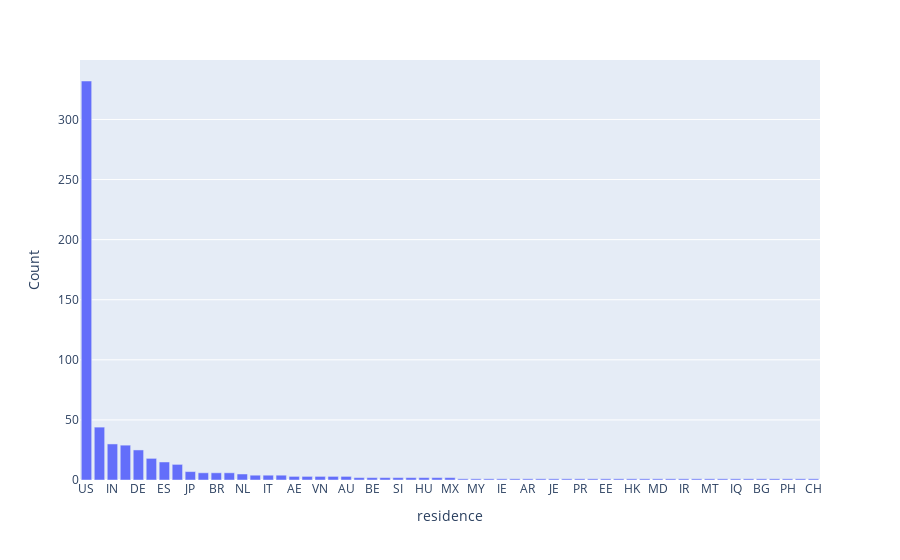

Source (notebook cell):
### Code cell
residence=salary.employee_residence.value_counts()
fig=px.bar(residence, x=residence.index, y=residence.values)
fig.update_layout(
    xaxis_title='residence',
    yaxis_title='Count',
    )
fig.show()

### Figure 1 — Plotly figure (JSON) as saved in the notebook; plotly's stock layout.template omitted (floating-point values rounded to 4 significant figures)
{"data": [{"alignmentgroup": "True", "hovertemplate": "index=%{x}<br>y=%{y}<extra></extra>", "legendgroup": "", "marker": {"color": "#636efa", "pattern": {"shape": ""}}, "name": "", "offsetgroup": "", "orientation": "v", "showlegend": false, "textposition": "auto", "type": "bar", "x": ["US", "GB", "IN", "CA", "DE", "FR", "ES", "GR", "JP", "PT", "BR", "PK", "NL", "PL", "IT", "RU", "AE", "AT", "VN", "TR", "AU", "RO", "BE", "SG", "SI", "DK", "HU", "NG", "MX", "BO", "MY", "TN", "IE", "DZ", "AR", "CZ", "JE", "LU", "PR", "RS", "EE", "CL", "HK", "KE", "MD", "CO", "IR", "CN", "MT", "UA", "IQ", "HN", "BG", "HR", "PH", "NZ", "CH"], "xaxis": "x", "y": [332, 44, 30, 29, 25, 18, 15, 13, 7, 6, 6, 6, 5, 4, 4, 4, 3, 3, 3, 3, 3, 2, 2, 2, 2, 2, 2, 2, 2, 1, 1, 1, 1, 1, 1, 1, 1, 1, 1, 1, 1, 1, 1, 1, 1, 1, 1, 1, 1, 1, 1, 1, 1, 1, 1, 1, 1], "yaxis": "y"}], "layout": {"barmode": "relative", "legend": {"tracegroupgap": 0}, "margin": {"t": 60}, "xaxis": {"anchor": "y", "domain": [0, 1], "title": {"text": "residence"}}, "yaxis": {"anchor": "x", "domain": [0, 1], "title": {"text": "Count"}}}}
